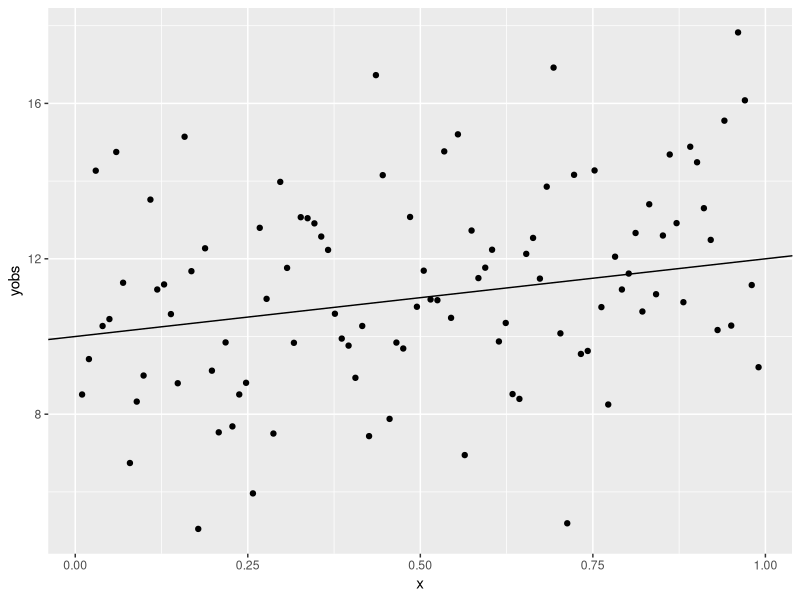
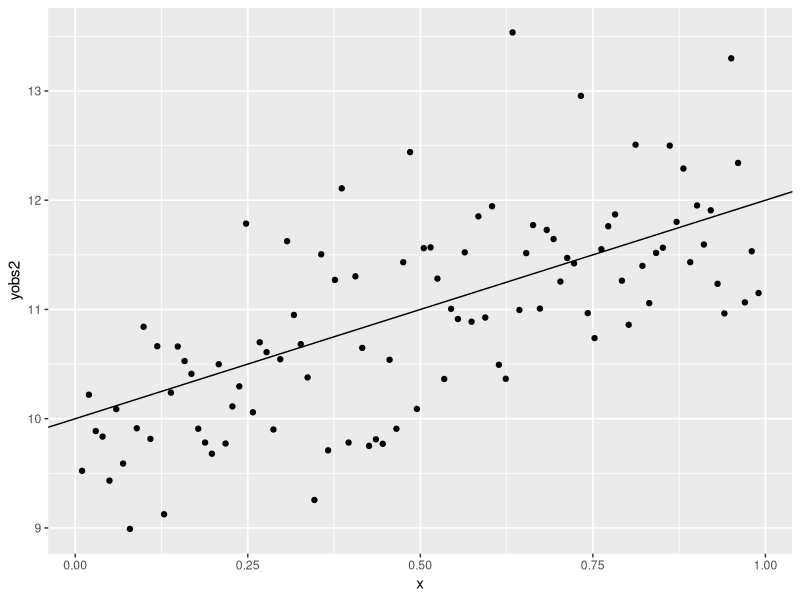
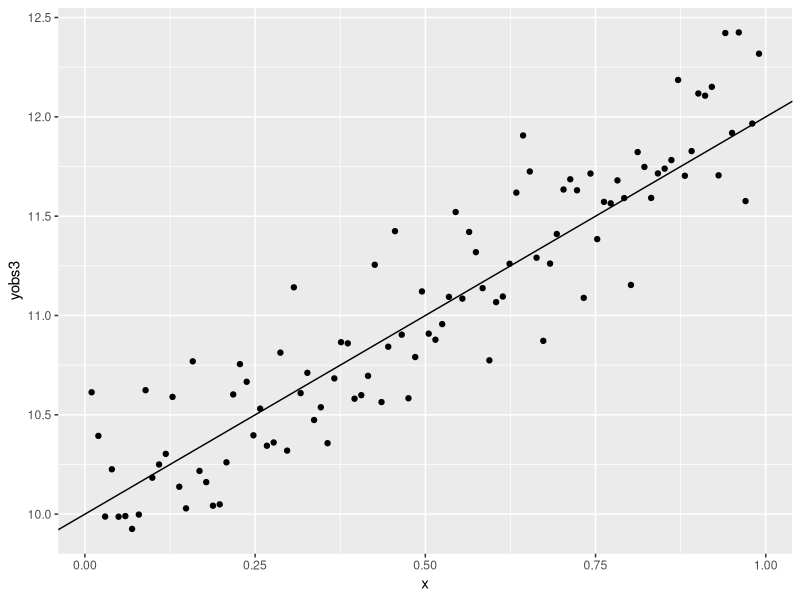
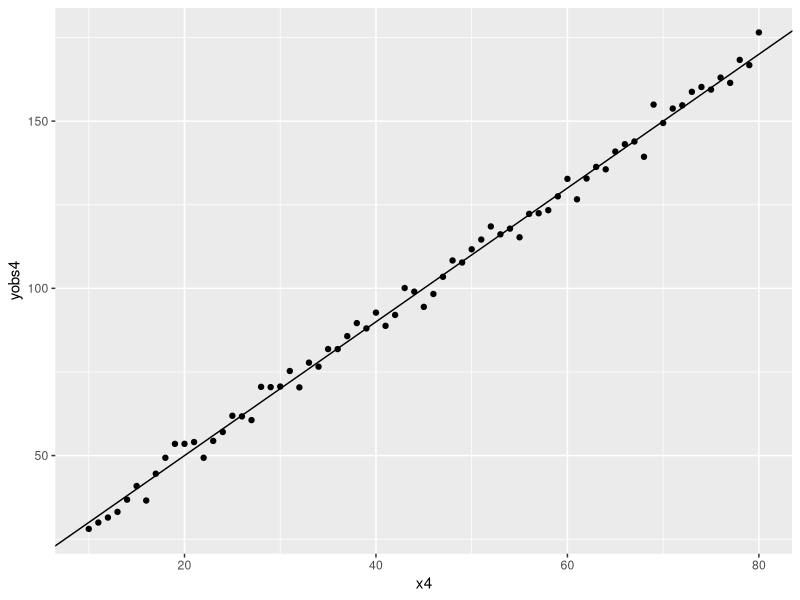

Reproduce these figures in R, in order.
#Exercise 1(a)

set.seed(123)
n= 100
x <- 1:n/(n+1)
head(x)
tail(x)
beta0 <- 10
beta1 <- 2
expy <- beta0 + beta1*x
mu <- 0.0
sigma <- 2.7
err  <- rnorm(n, mu, sigma)
head(err)
tail(err)
yobs <-  expy + err
require(ggplot2)
p <- qplot(x, yobs) 
p <- p + geom_abline(intercept = beta0, slope = beta1)
p
cor(x, yobs)
my_data <- data.frame(x, yobs)
my_data

#Exercise 1(b)

sigma2 <- 0.7
err2  <- rnorm(n, mu, sigma2)
yobs2 <- expy + err2
p2 <- qplot(x, yobs2)
p2 <- p2 + geom_abline(intercept = beta0, slope = beta1)
p2

cor(x,yobs2)
my_data <- data.frame(x, yobs2)
my_data

#Exercise 1(c)

sigma3 <- 0.27
err3  <- rnorm(n, mu, sigma3)
yobs3 <- expy + err3
p3 <- qplot(x, yobs3)
p3 <- p3 + geom_abline(intercept = beta0, slope = beta1)
p3

cor(x,yobs3)
my_data <- data.frame(x, yobs3)
my_data




 
#Observation Exercise 1
# cor(x, yobs) =  0.2994951
# cor(x,yobs2) =  0.6884403
# cor(x,yobs3) =  0.9215917

# The 1st observation in exercise 1 is that as soon as we change the sigma the distriburion of the points also gets changed.
# Exercise 1(a)--> cor(x, yobs) =  0.2994951
# When sigma change is equal to 2.7 we see the points are scattered.
# Exercise 1(b)--> cor(x,yobs2) =  0.6884403
#output values are seen closer to the value line when sigma changes from 2.7 to 0.7.
# Exercise 1(c)--> cor(x,yobs3) =  0.9215917
#We see the points are more closer to the line when it changes further from 0.7 to 0.27.

## Thus as the sigma changes we see there is a change in correlation measure and Y gets  gets more and more closer to the expected line as sigma changes from 2.7 to 0.7 to 0.27 .
## Further as correlation gets closer to 1,the points are seen closer to the expected line.

#Exercise 2(d)

n <- 10:80
x=n
head(x)
tail(x)
beta0 <- 10
beta1 <- 2
expy <- beta0 + beta1*x
mu <- 0.0
sigma <-2.7
err  <- rnorm(x, mu, sigma)
head(err)
tail(err)
yobs4 <-  expy + err
require(ggplot2)
p4 <- qplot(x, yobs4, xlab = 'x4')
p4 <- p4 + geom_abline(intercept = beta0, slope = beta1)
p4

cor(x,yobs4)

my_data <- data.frame(x, yobs4)
my_data


#Observation Exercise 2
# cor(x, yobs) =  0.2994951
# cor(x,yobs2) =  0.6884403
# cor(x,yobs3) =  0.9215917
# cor(x,yobs4) =  0.9979845

# The 1st observation in exercise 1 is that as soon as we change the sigma the distriburion of the points also gets changed.
# Exercise 1(a)--> cor(x, yobs) =  0.2994951
# When sigma change is equal to 2.7 we see the points are scattered.
# Exercise 1(b)--> cor(x,yobs2) =  0.6884403
# output values are seen closer to the value line when sigma changes from 2.7 to 0.7.
# Exercise 1(c)--> cor(x,yobs3) =  0.9215917
# We see the points are more closer to the line when it changes further from 0.7 to 0.27.
# Exercise 1(c)--> cor(x,yobs4) =  0.9979845
# We see the points are more closer to the line when it changes further from 0.7 to 2.7 and as the input data range for x with minimum 10 and maximum 80.


## Thus as the sigma changes we see there is a change in correlation measure and Y gets  gets more and more closer to the expected line. 
## It gets even closer as we almost see points ploted on the expected line when the sigma changes to 2.7 again and there is a input data range for x with minimum 10 and maximum 80. 

